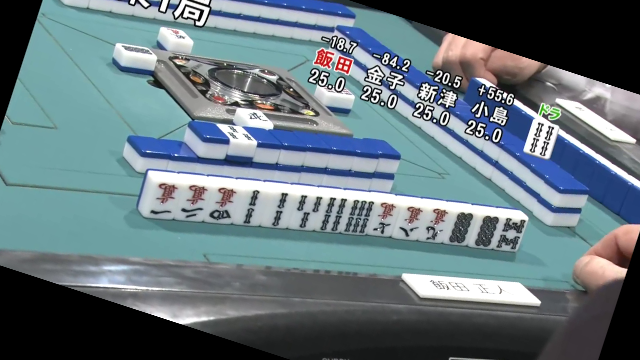
#> input picture data/JPEGImages/img_00023.png, 640 x 360 px
$ python rotate_reverse.py data/JPEGImages/img_00023.png out
#> lines starting #> are read from the running program, lines starting #| are printed output that depends on the picture
# -*- coding: utf-8 -*-
import numpy as np
import cv2
import sys

# 回転させたい角度（正の値は反時計回り）
degree = 18

def rotate_reverse(in_image_path, out_image_dir):

    # 回転させたい角度（正の値は反時計回り）
#> called with in_image_path = 'data/JPEGImages/img_00023.png', out_image_dir = 'out'
    angle = degree * 1.0

    # 画像読み込み(alphaチャンネル有り)
    src_mat = cv2.imread(in_image_path, cv2.IMREAD_UNCHANGED)
#> src_mat is the input picture: shape (360, 640, 3); mean B, G, R 125.4, 118.6, 101.9

    # 画像サイズの取得(横, 縦)
    size = tuple([src_mat.shape[1], src_mat.shape[0]])
#> size = (640, 360)

    # dst 画像用意
    dst_mat = np.zeros(( size[1], size[0], 4), np.uint8)

    # 画像の中心位置(x, y)
    center = tuple([int(size[0]/2), int(size[1]/2)])
#> center = (320, 180)


    # 回転変換行列の算出
    rotation_matrix = cv2.getRotationMatrix2D(center, angle, 1)

    # アフィン変換
    img_dst = cv2.warpAffine(src_mat, rotation_matrix, size, dst_mat,
                             flags=cv2.INTER_LINEAR,
                             borderMode=cv2.BORDER_CONSTANT)
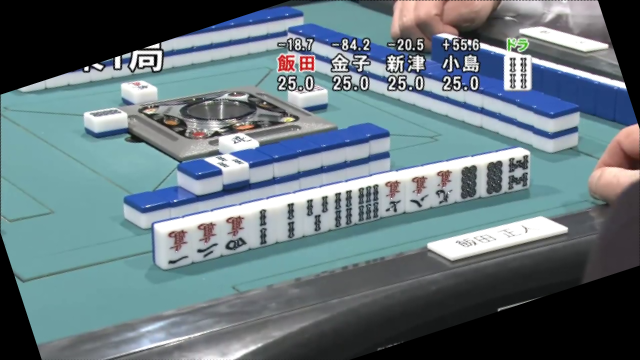
#> img_dst: shape (360, 640, 3); mean B, G, R 125.4, 118.5, 101.9

    # 出力画像ファイル名生成
    tokens = in_image_path.split("/")
    out_image_path = out_image_dir + "/" + "o_" + tokens[-1]
    print(in_image_path + " -> " + out_image_path)

    # 書き出し
    cv2.imwrite(out_image_path, img_dst)

    return out_image_path


if len(sys.argv) != 3:
    print("argument error")
    print("Usage : python rotate_reverse.py (input image path) (out dir)")
    sys.exit(1)

in_image_path = sys.argv[1]
out_image_dir = sys.argv[2]

out_image_path = rotate_reverse(in_image_path, out_image_dir)

$ run again, on data/JPEGImages/img_00053.png
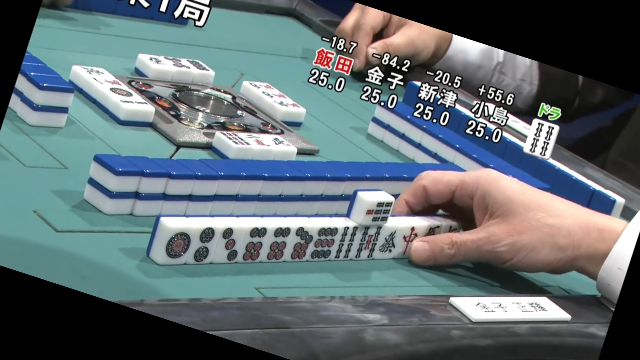
#> input picture data/JPEGImages/img_00053.png, 640 x 360 px
#> in rotate_reverse, src_mat is the input picture: shape (360, 640, 3); mean B, G, R 114.5, 110.2, 97.3
#> in rotate_reverse, `img_dst = cv2.warpAffine(src_mat, rotation_matrix, size, dst_mat, flag..`:
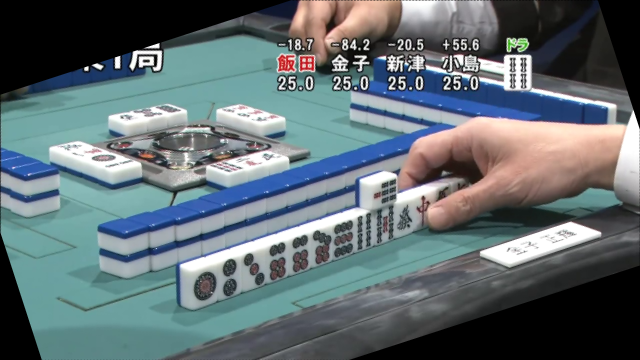
#> img_dst: shape (360, 640, 3); mean B, G, R 114.5, 110.2, 97.3

$ run again, on data/JPEGImages/img_00056.png
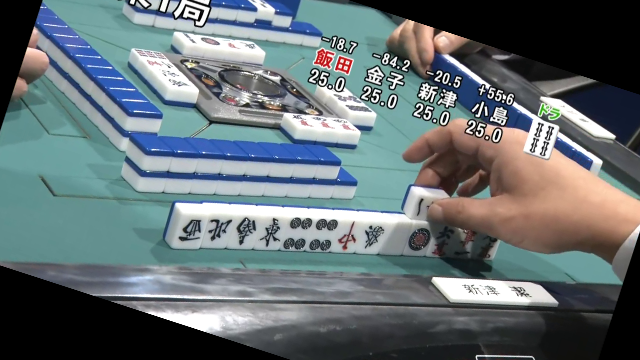
#> input picture data/JPEGImages/img_00056.png, 640 x 360 px
#> in rotate_reverse, src_mat is the input picture: shape (360, 640, 3); mean B, G, R 115, 111.6, 100.5
#> in rotate_reverse, `img_dst = cv2.warpAffine(src_mat, rotation_matrix, size, dst_mat, flag..`:
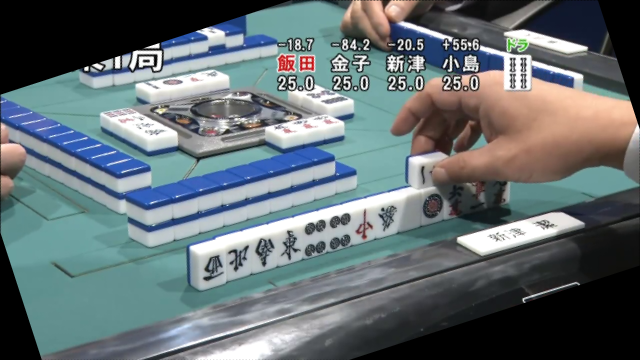
#> img_dst: shape (360, 640, 3); mean B, G, R 114.9, 111.5, 100.5

$ run again, on data/JPEGImages/img_00060.png
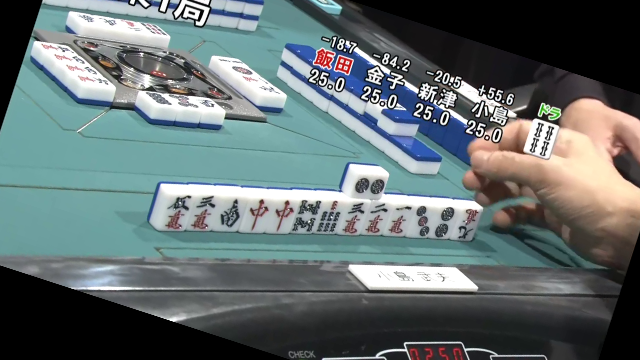
#> input picture data/JPEGImages/img_00060.png, 640 x 360 px
#> in rotate_reverse, src_mat is the input picture: shape (360, 640, 3); mean B, G, R 111.8, 110.9, 98.8
#> in rotate_reverse, `img_dst = cv2.warpAffine(src_mat, rotation_matrix, size, dst_mat, flag..`:
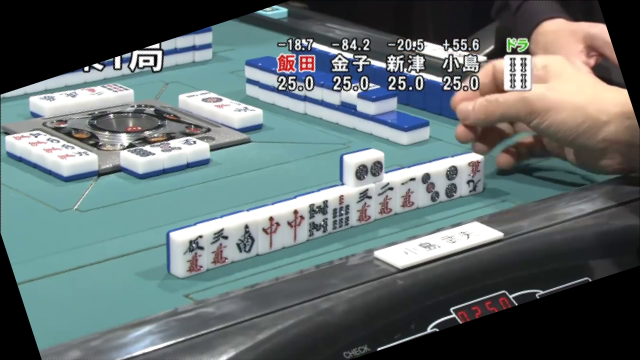
#> img_dst: shape (360, 640, 3); mean B, G, R 111.8, 110.9, 98.8
